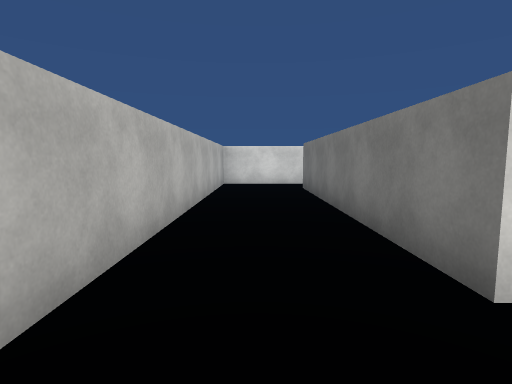
[1] (above)

22 first-person views from a walk through a Unity game level. The camera is 1.5 m above the floor, tilts 6° down and sees 80° across. The floor is counted in squares, 1.89 m on a side. Each view is taken from the middle of a square. On the plan, view 1 faces up. The plan holds only what a view shows up to about 11 squares ahead; the rest is blank. The place goes on beyond the plan. The player character is not drawn. Surface patterns are stand-ins for the level's own textures.

[2]
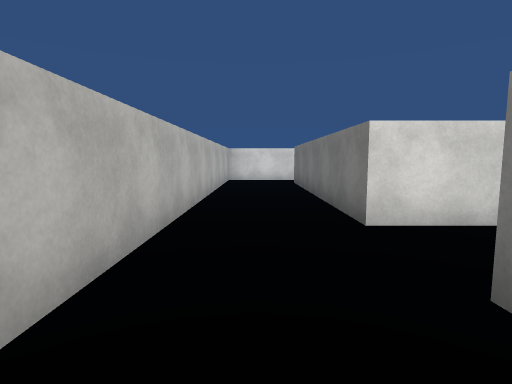

[3]
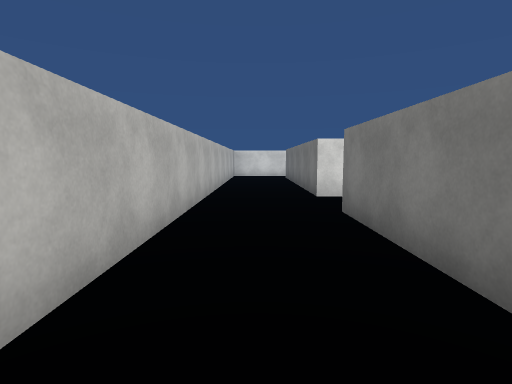

[4]
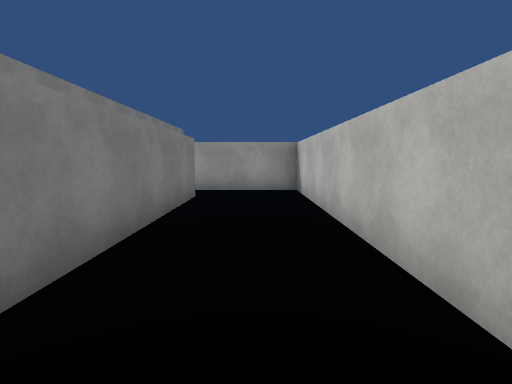

[5]
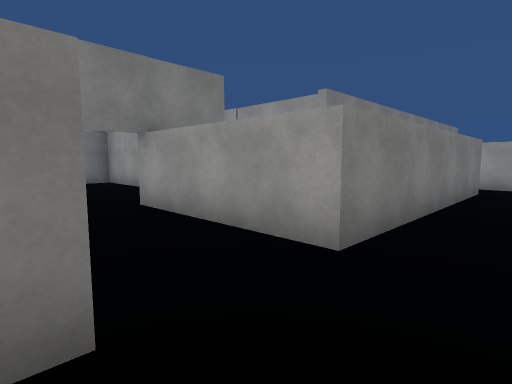

[6]
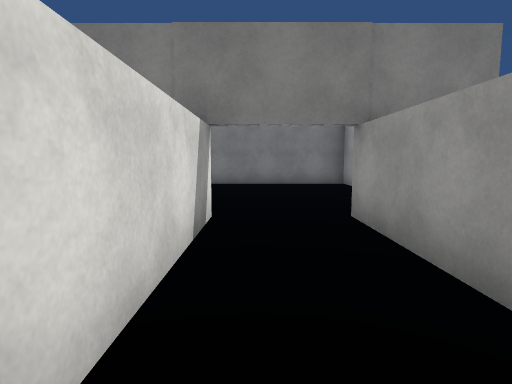

[7]
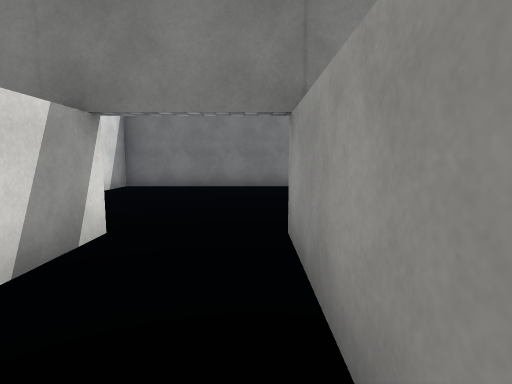

[8]
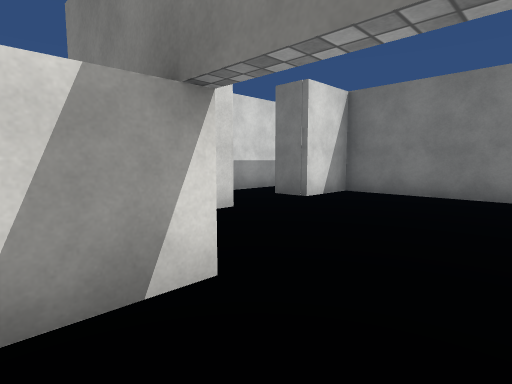

[9]
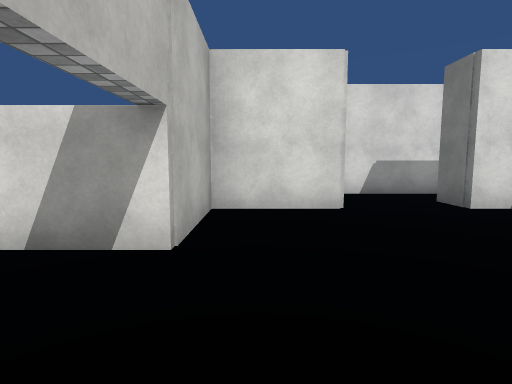

[10]
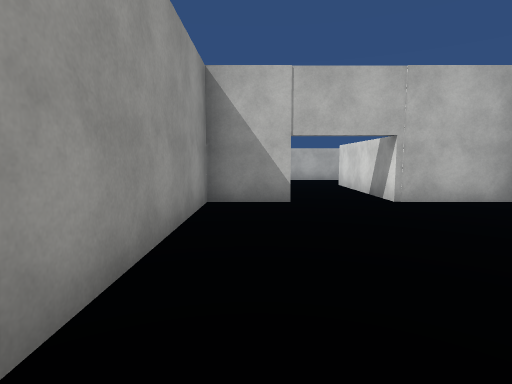

[11]
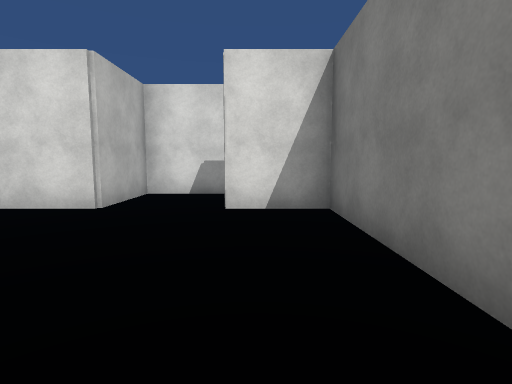

[12]
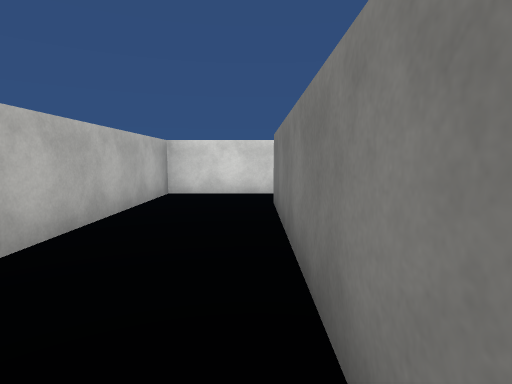

[13]
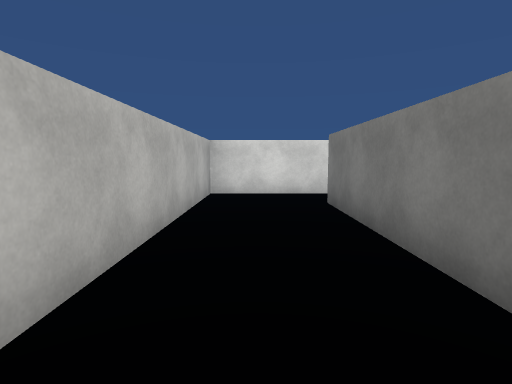

[14]
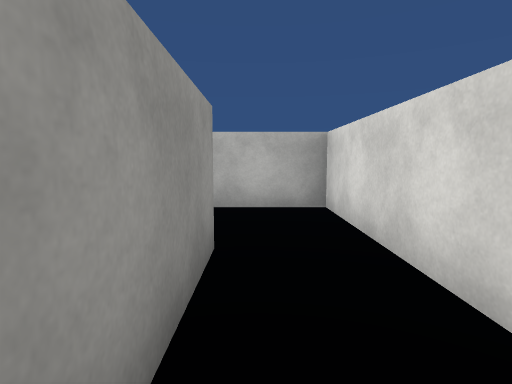

[15]
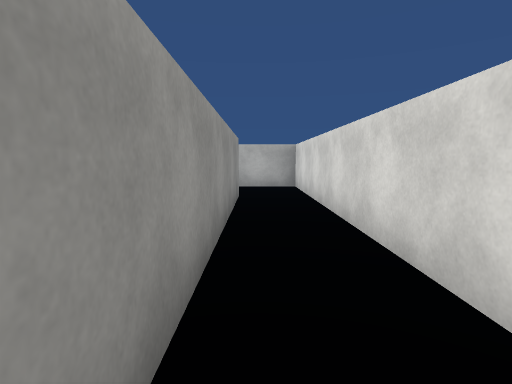

[16]
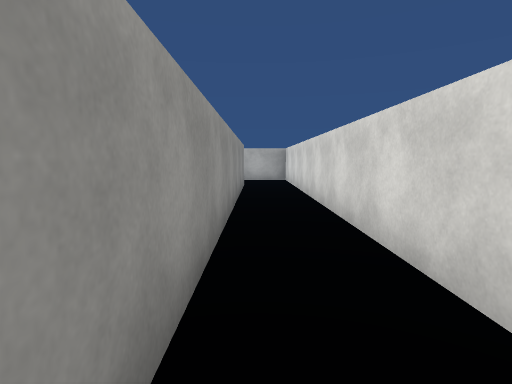

[17]
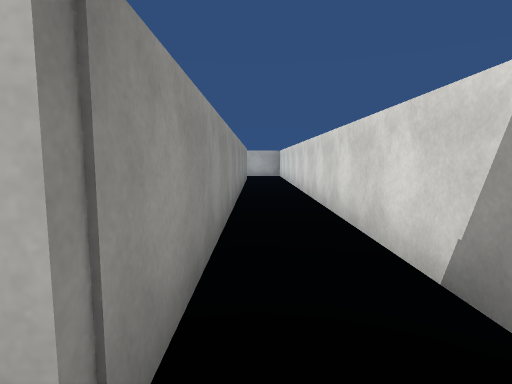

[18]
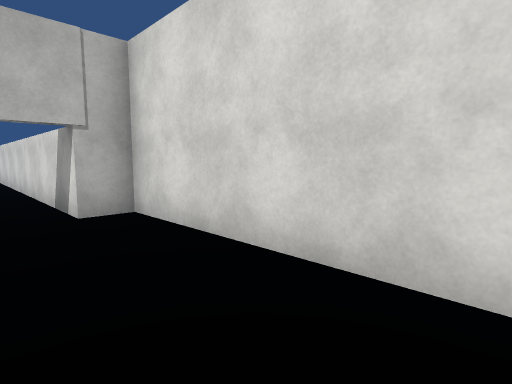

[19]
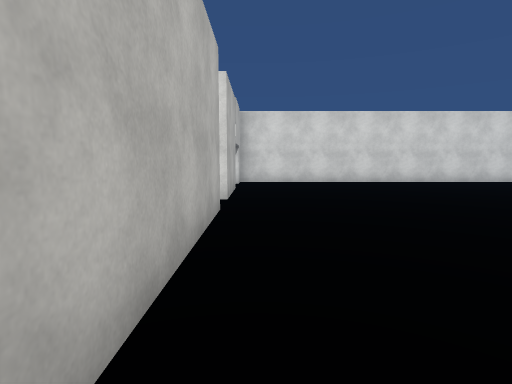

[20]
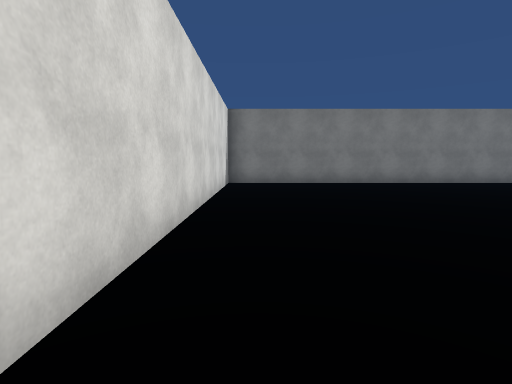

[21]
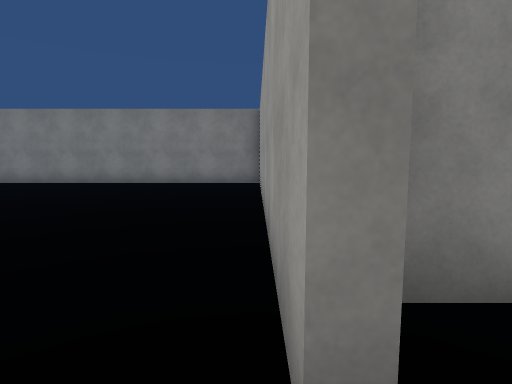

[22]
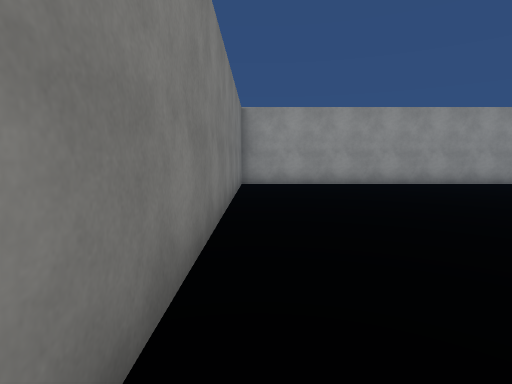

### Floor plan
Points are (right, up) in squares from view 1. A wall is a line through its corners. A room is listed if a view was taken in it or the views show most of it. See-through windows are left out.
Room 1 (views 1, 2, 3, 4, 5, 6, 7, 8, 12, 13, 14, 15, 16, 17, 18, 19, 20, 21, 22)
walls: (13.4, 4.9) (13.4, 0.6); (11, 6.1) (7.5, 6.1) (7.5, 3.9); (9.5, 3.9) (9.5, 4.9); (15.8, -1.1) (25.5, -1.1) (25.5, 11) (13.4, 11) (13.4, 10.2) (-1.1, 10.2) (-1.1, -8) (1.6, -8); (16.6, -2.5) (16.6, -1.8); (5.3, 1.6) (1.3, 1.6) (1.3, 8.6) (13.4, 8.6) (13.4, 6); (1.3, -6.6) (1.3, -0.4) (5.3, -0.4)
Room 2 (views 9, 10, 11)
walls: (7.5, 3.9) (5.3, 3.9) (5.3, 1.6); (5.3, -0.4) (5.3, -1.9) (11.2, -1.9) (11.2, 3.9) (9.5, 3.9)

Positions as (right, up) in squares from view 1, and headings:
1: (0, 0), facing up
2: (0, -2), facing up
3: (0, -5), facing up
4: (0, 0), facing down
5: (0, 2), facing down-right
6: (1, 1), facing right
7: (2, 0), facing right
8: (4, 0), facing up-right
9: (6, -1), facing up
10: (11, -1), facing left
11: (10, -1), facing up
12: (1, 3), facing up
13: (0, 3), facing up
14: (4, 9), facing left
15: (8, 9), facing left
16: (11, 9), facing left
17: (14, 9), facing left
18: (18, 9), facing up-left
19: (14, 0), facing up
20: (15, 10), facing right
21: (15, -1), facing right
22: (25, 9), facing down
